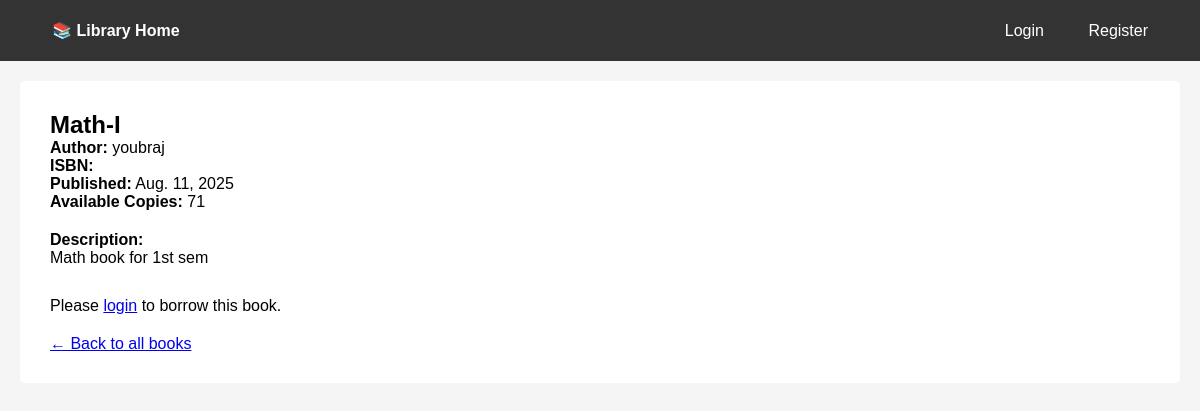
/book/2/, run on the app's committed database.
### libraryapp/models.py (models this page shows, shortened)
class Book(models.Model):
    title = models.CharField(max_length=200)
    author = models.CharField(max_length=100)
    published_date = models.DateField()
    copies_available = models.IntegerField(default=1)
    description = models.TextField(blank=True)
    no_of_pages=models.IntegerField(max_length=5)
    price=models.IntegerField(max_length=5)
    semester=models.CharField(max_length=100)
    cover_image=models.ImageField(upload_to='media/')
    date_added=models.DateTimeField(default=timezone.now)

### libraryapp/views.py (the view)
# urls.py: path('book/<int:pk>/', views.book_detail, name='book_detail'),
def book_detail(request, pk):
    book = get_object_or_404(Book, pk=pk)
    return render(request, 'libraryapp/book_details.html', {'book': book})

### libraryapp/templates/libraryapp/book_details.html
{% extends 'libraryapp/base.html' %}
{% block content %}
<div style="background: white; padding: 30px; border-radius: 5px;">
    <h2>{{ book.title }}</h2>
    <p><strong>Author:</strong> {{ book.author }}</p>
    <p><strong>ISBN:</strong> {{ book.isbn }}</p>
    <p><strong>Published:</strong> {{ book.published_date }}</p>
    <p><strong>Available Copies:</strong> {{ book.copies_available }}</p>
    {% if book.description %}
        <p style="margin-top: 20px;"><strong>Description:</strong></p>
        <p>{{ book.description }}</p>
    {% endif %}
    <div style="margin-top: 30px;">
        {% if user.is_authenticated %}
            {% if book.copies_available > 0 %}
                <a href="{% url 'borrow_book' book.pk %}" class="btn">Borrow This Book</a>
            {% else %}
                <p style="color: red;">This book is currently unavailable</p>
            {% endif %}
        {% else %}
            <p>Please <a href="{% url 'login' %}">login</a> to borrow this book.</p>
        {% endif %}
    </div>
    <a href="{% url 'book_list' %}" style="display: inline-block; margin-top: 20px;">← Back to all books</a>
</div>
{% endblock %}

### libraryapp/templates/libraryapp/base.html (style rules this page uses)
* { margin: 0; padding: 0; box-sizing: border-box; }
body { font-family: Arial, sans-serif; background-color: #f5f5f5; }

### data on the page
Book: title "Math-I", author "youbraj", published_date "Aug. 11, 2025", copies_available "71", description "Math book for 1st sem"
